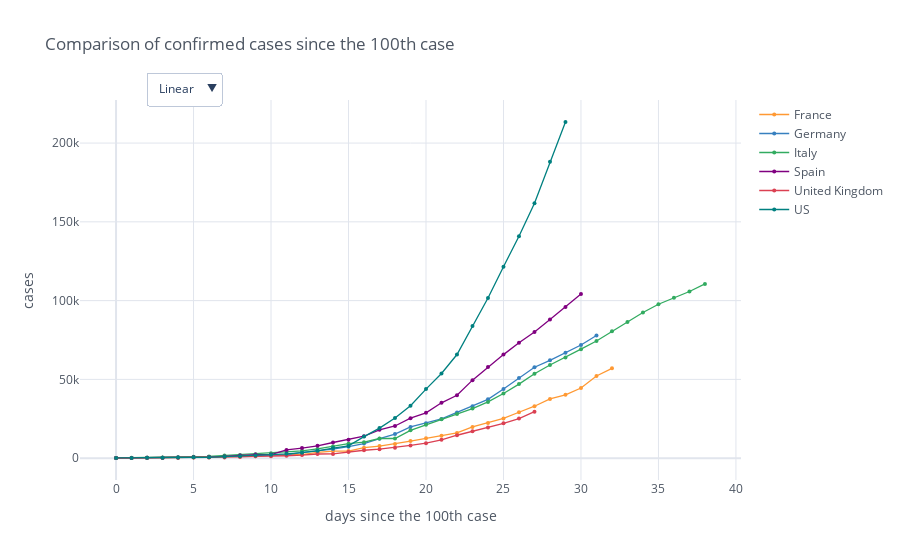

The cell this chart's notebook holds for it:
### Code cell
min_value = 100
fig_deaths = mp.iplot_sync_plot(confirmed_cases_countries, min_value=min_value, title='Comparison of confirmed cases since the ' + str(min_value) + 'th case', size=4, yTitle='cases', mode='lines+markers', asFigure=True)
fig_deaths.show()

### Figure 1 — Plotly figure (JSON) as saved in the notebook; plotly's stock layout.template omitted (floating-point values rounded to 4 significant figures)
{"data": [{"line": {"color": "rgba(255, 153, 51, 1.0)", "dash": "solid", "shape": "linear", "width": 1.3}, "marker": {"size": 4, "symbol": "circle"}, "mode": "lines+markers", "name": "France", "text": "", "type": "scatter", "x": [0, 1, 2, 3, 4, 5, 6, 7, 8, 9, 10, 11, 12, 13, 14, 15, 16, 17, 18, 19, 20, 21, 22, 23, 24, 25, 26, 27, 28, 29, 30, 31, 32, 33, 34, 35, 36, 37, 38], "y": [100.0, 130.0, 191.0, 204.0, 285.0, 377.0, 653.0, 949.0, 1126.0, 1209.0, 1784.0, 2281.0, 2281.0, 3661.0, 4469.0, 4499.0, 6633.0, 7652.0, 9043.0, 10870.0, 12610.0, 14280.0, 16020.0, 19860.0, 22300.0, 25230.0, 29160.0, 32960.0, 37580.0, 40170.0, 44550.0, 52130.0, 56990.0, "", "", "", "", "", ""]}, {"line": {"color": "rgba(55, 128, 191, 1.0)", "dash": "solid", "shape": "linear", "width": 1.3}, "marker": {"size": 4, "symbol": "circle"}, "mode": "lines+markers", "name": "Germany", "text": "", "type": "scatter", "x": [0, 1, 2, 3, 4, 5, 6, 7, 8, 9, 10, 11, 12, 13, 14, 15, 16, 17, 18, 19, 20, 21, 22, 23, 24, 25, 26, 27, 28, 29, 30, 31, 32, 33, 34, 35, 36, 37, 38], "y": [130.0, 159.0, 196.0, 262.0, 482.0, 670.0, 799.0, 1040.0, 1176.0, 1457.0, 1908.0, 2078.0, 3675.0, 4585.0, 5795.0, 7272.0, 9257.0, 12330.0, 15320.0, 19850.0, 22210.0, 24870.0, 29060.0, 32990.0, 37320.0, 43940.0, 50870.0, 57700.0, 62100.0, 66880.0, 71810.0, 77870.0, "", "", "", "", "", "", ""]}, {"line": {"color": "rgba(50, 171, 96, 1.0)", "dash": "solid", "shape": "linear", "width": 1.3}, "marker": {"size": 4, "symbol": "circle"}, "mode": "lines+markers", "name": "Italy", "text": "", "type": "scatter", "x": [0, 1, 2, 3, 4, 5, 6, 7, 8, 9, 10, 11, 12, 13, 14, 15, 16, 17, 18, 19, 20, 21, 22, 23, 24, 25, 26, 27, 28, 29, 30, 31, 32, 33, 34, 35, 36, 37, 38], "y": [155, 229, 322, 453, 655, 888, 1128, 1694, 2036, 2502, 3089, 3858, 4636, 5883, 7375, 9172, 10149, 12462, 12462, 17660, 21157, 24747, 27980, 31506, 35713, 41035, 47021, 53578, 59138, 63927, 69176, 74386, 80589, 86498, 92472, 97689, 101739, 105792, 110574]}, {"line": {"color": "rgba(128, 0, 128, 1.0)", "dash": "solid", "shape": "linear", "width": 1.3}, "marker": {"size": 4, "symbol": "circle"}, "mode": "lines+markers", "name": "Spain", "text": "", "type": "scatter", "x": [0, 1, 2, 3, 4, 5, 6, 7, 8, 9, 10, 11, 12, 13, 14, 15, 16, 17, 18, 19, 20, 21, 22, 23, 24, 25, 26, 27, 28, 29, 30, 31, 32, 33, 34, 35, 36, 37, 38], "y": [120.0, 165.0, 222.0, 259.0, 400.0, 500.0, 673.0, 1073.0, 1695.0, 2277.0, 2277.0, 5232.0, 6391.0, 7798.0, 9942.0, 11750.0, 13910.0, 17960.0, 20410.0, 25370.0, 28770.0, 35140.0, 39880.0, 49520.0, 57790.0, 65720.0, 73240.0, 80110.0, 87960.0, 95920.0, 104100.0, "", "", "", "", "", "", "", ""]}, {"line": {"color": "rgba(219, 64, 82, 1.0)", "dash": "solid", "shape": "linear", "width": 1.3}, "marker": {"size": 4, "symbol": "circle"}, "mode": "lines+markers", "name": "United Kingdom", "text": "", "type": "scatter", "x": [0, 1, 2, 3, 4, 5, 6, 7, 8, 9, 10, 11, 12, 13, 14, 15, 16, 17, 18, 19, 20, 21, 22, 23, 24, 25, 26, 27, 28, 29, 30, 31, 32, 33, 34, 35, 36, 37, 38], "y": [115.0, 163.0, 206.0, 273.0, 321.0, 382.0, 456.0, 456.0, 798.0, 1140.0, 1140.0, 1543.0, 1950.0, 2626.0, 2689.0, 3983.0, 5018.0, 5683.0, 6650.0, 8077.0, 9529.0, 11660.0, 14540.0, 17090.0, 19520.0, 22140.0, 25150.0, 29470.0, "", "", "", "", "", "", "", "", "", "", ""]}, {"line": {"color": "rgba(0, 128, 128, 1.0)", "dash": "solid", "shape": "linear", "width": 1.3}, "marker": {"size": 4, "symbol": "circle"}, "mode": "lines+markers", "name": "US", "text": "", "type": "scatter", "x": [0, 1, 2, 3, 4, 5, 6, 7, 8, 9, 10, 11, 12, 13, 14, 15, 16, 17, 18, 19, 20, 21, 22, 23, 24, 25, 26, 27, 28, 29, 30, 31, 32, 33, 34, 35, 36, 37, 38], "y": [118.0, 149.0, 217.0, 262.0, 402.0, 518.0, 583.0, 959.0, 1281.0, 1663.0, 2179.0, 2727.0, 3499.0, 4632.0, 6421.0, 7783.0, 13680.0, 19100.0, 25490.0, 33280.0, 43850.0, 53740.0, 65780.0, 83840.0, 101700.0, 121500.0, 140900.0, 161800.0, 188200.0, 213400.0, "", "", "", "", "", "", "", "", ""]}], "layout": {"legend": {"bgcolor": "#FFFFFF", "font": {"color": "#4D5663"}}, "paper_bgcolor": "#FFFFFF", "plot_bgcolor": "#FFFFFF", "title": {"font": {"color": "#4D5663"}, "text": "Comparison of confirmed cases since the 100th case"}, "updatemenus": [{"buttons": [{"args": [{"yaxis.type": "linear"}], "label": "Linear", "method": "relayout"}, {"args": [{"yaxis.type": "log"}], "label": "Log", "method": "relayout"}], "direction": "down", "pad": {"r": 10, "t": 10}, "showactive": true, "x": 0.1, "xanchor": "left", "y": 1.1, "yanchor": "top"}], "xaxis": {"gridcolor": "#E1E5ED", "showgrid": true, "tickfont": {"color": "#4D5663"}, "title": {"font": {"color": "#4D5663"}, "text": "days since the 100th case"}, "zerolinecolor": "#E1E5ED"}, "yaxis": {"gridcolor": "#E1E5ED", "showgrid": true, "tickfont": {"color": "#4D5663"}, "title": {"font": {"color": "#4D5663"}, "text": "cases"}, "zerolinecolor": "#E1E5ED"}}}
